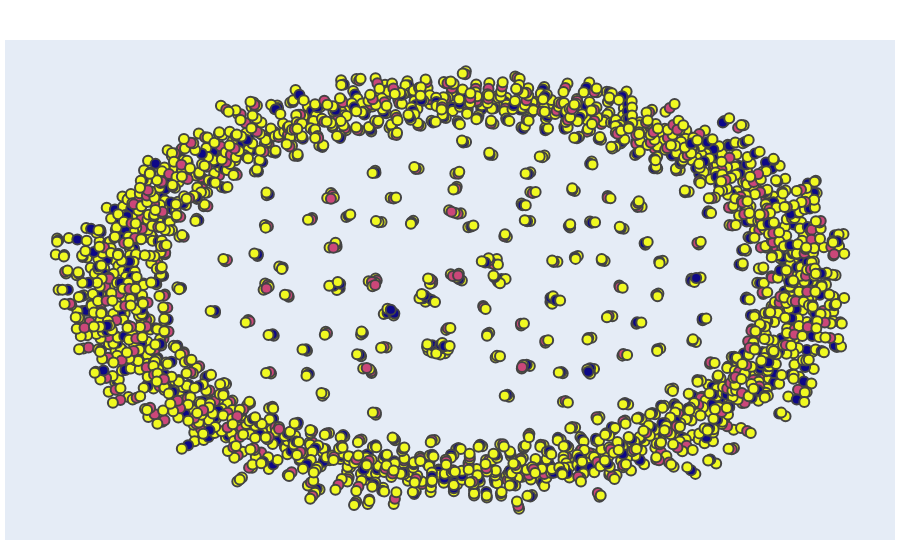

Here is the notebook cell this chart was saved with:
### Code cell
show_graph(graph)

### Figure 1 — Plotly figure (JSON) as saved in the notebook; plotly's stock layout.template omitted (floating-point values rounded to 4 significant figures; data arrays with more than 128 entries replaced by an {"elided": "..."} marker saying what was removed)
{"data": [{"hoverinfo": "none", "line": {"color": "#888", "width": 2}, "mode": "lines", "type": "scatter", "x": {"elided": "5436 float values"}, "y": {"elided": "5436 float values"}}, {"hoverinfo": "text", "hovertext": {"elided": "2678 str values"}, "marker": {"color": {"elided": "2678 int values"}, "line": {"width": 2}, "size": 10}, "mode": "markers", "type": "scatter", "x": {"elided": "2678 float values"}, "y": {"elided": "2678 float values"}}], "layout": {"hovermode": "closest", "margin": {"b": 20, "l": 5, "r": 5, "t": 40}, "showlegend": false, "xaxis": {"showgrid": false, "showticklabels": false, "zeroline": false}, "yaxis": {"showgrid": false, "showticklabels": false, "zeroline": false}}}
